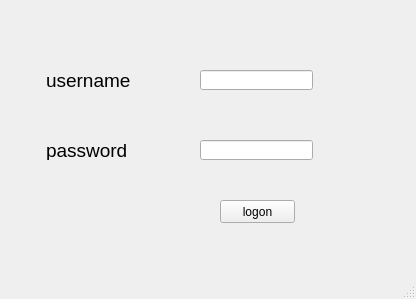
<?xml version="1.0" encoding="UTF-8"?>
<ui version="4.0">
 <class>MainWindow</class>
 <widget class="QMainWindow" name="MainWindow">
  <property name="geometry">
   <rect>
    <x>0</x>
    <y>0</y>
    <width>416</width>
    <height>299</height>
   </rect>
  </property>
  <property name="windowTitle">
   <string>MainWindow</string>
  </property>
  <widget class="QWidget" name="centralwidget">
   <widget class="QLabel" name="label">
    <property name="geometry">
     <rect>
      <x>46</x>
      <y>70</y>
      <width>111</width>
      <height>20</height>
     </rect>
    </property>
    <property name="font">
     <font>
      <pointsize>14</pointsize>
     </font>
    </property>
    <property name="text">
     <string>username</string>
    </property>
   </widget>
   <widget class="QLabel" name="label_2">
    <property name="geometry">
     <rect>
      <x>46</x>
      <y>140</y>
      <width>111</width>
      <height>20</height>
     </rect>
    </property>
    <property name="font">
     <font>
      <pointsize>14</pointsize>
     </font>
    </property>
    <property name="text">
     <string>password</string>
    </property>
   </widget>
   <widget class="QLineEdit" name="lineEdit">
    <property name="geometry">
     <rect>
      <x>200</x>
      <y>70</y>
      <width>113</width>
      <height>20</height>
     </rect>
    </property>
   </widget>
   <widget class="QLineEdit" name="lineEdit_2">
    <property name="geometry">
     <rect>
      <x>200</x>
      <y>140</y>
      <width>113</width>
      <height>20</height>
     </rect>
    </property>
   </widget>
   <widget class="QPushButton" name="pushButton">
    <property name="geometry">
     <rect>
      <x>220</x>
      <y>200</y>
      <width>75</width>
      <height>23</height>
     </rect>
    </property>
    <property name="text">
     <string>logon</string>
    </property>
   </widget>
  </widget>
  <widget class="QMenuBar" name="menubar">
   <property name="geometry">
    <rect>
     <x>0</x>
     <y>0</y>
     <width>416</width>
     <height>21</height>
    </rect>
   </property>
  </widget>
  <widget class="QStatusBar" name="statusbar"/>
 </widget>
 <resources/>
 <connections/>
</ui>
